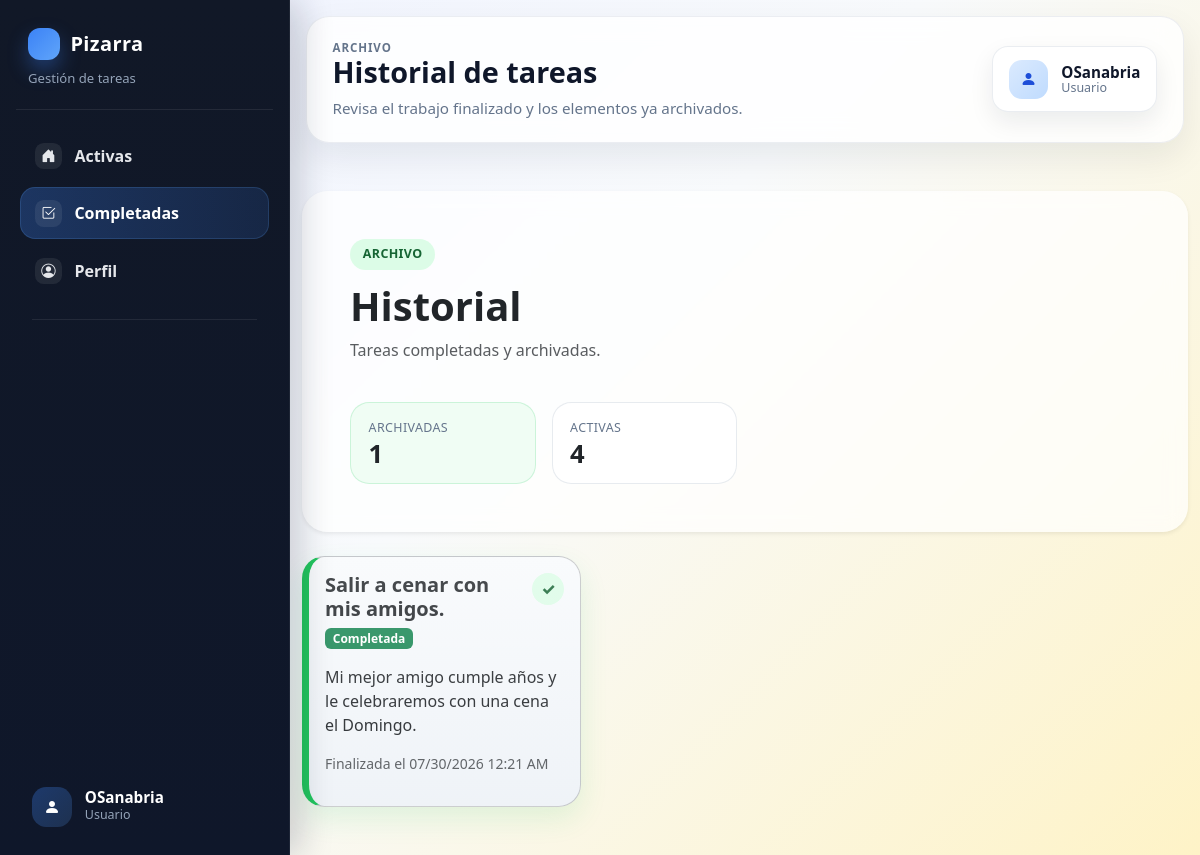
The app's page /completed/ (signed in) with its own data.
### tareas/models.py (models this page shows, shortened)
class Task(models.Model):
    class Status(models.TextChoices):
        PENDING = 'pending', 'Pendiente'
        COMPLETED = 'completed', 'Completada'
    title = models.CharField(max_length=120)
    description = models.TextField(blank=True)
    color = models.CharField(max_length=7, default='#ffeaa7')
    status = models.CharField(max_length=20, choices=Status.choices, default=Status.PENDING)
    created_at = models.DateTimeField(auto_now_add=True)
    completed_at = models.DateTimeField(null=True, blank=True)
    asignado_a = models.ForeignKey(
    User,
    on_delete=models.CASCADE,
    related_name='tareas',
    null=True,
    blank=True
)
    class Meta:
        ordering = ['-created_at']

### tareas/views.py (the view)
# urls.py: path('completed/', views.completed_tasks, name='completed'),
@login_required
def completed_tasks(request):
    pending_queryset = task_scope_queryset(request.user, Task.Status.PENDING)
    completed_queryset = task_scope_queryset(request.user, Task.Status.COMPLETED)
    if request.user.is_superuser:
        tasks, selected_assignee, selected_order, search_query = apply_superuser_filters(request, completed_queryset)
        filter_users = get_user_model().objects.order_by('username')
        filtered_count = tasks.count()
    else:
        tasks = completed_queryset
        selected_assignee = ''
        selected_order = 'recent'
        search_query = ''
        filter_users = []
        filtered_count = tasks.count()
    return render(request, 'completed.html', {
        'tasks': tasks,
        'completed_count': completed_queryset.count(),
        'pending_count': pending_queryset.count(),
        'filtered_count': filtered_count,
        'filter_users': filter_users,
        'selected_assignee': selected_assignee,
        'selected_order': selected_order,
        'search_query': search_query,
    })

### tareas/views.py (called while the page is built)
def task_scope_queryset(user, status):
    queryset = Task.objects.filter(status=status)
    if user.is_superuser:
        return queryset
    return queryset.filter(asignado_a=user)

### templates/completed.html (shortened to what this page needs)
{% extends 'base.html' %}
{% load tz %}
{% block topbar_kicker %}Archivo{% endblock %}
{% block topbar_title %}Historial de tareas{% endblock %}
{% block topbar_subtitle %}Revisa el trabajo finalizado y los elementos ya archivados.{% endblock %}
{% block content %}
<div class="board-hero card border-0 shadow-sm mb-4">
  <div class="card-body p-4 p-md-5">
    <div class="d-flex flex-wrap justify-content-between align-items-center gap-3">
      <div>
        <span class="section-pill section-pill-success">Archivo</span>
        <h1 class="display-6 fw-bold mb-2">Historial</h1>
        <p class="text-muted mb-0">Tareas completadas y archivadas.</p>
      </div>
    </div>
    <div class="row g-3 mt-4">
      <div class="col-6 col-md-3">
        <div class="stat-tile stat-tile-success">
          <div class="stat-label">Archivadas</div>
          <div class="stat-value">{{ completed_count }}</div>
        </div>
      </div>
      <div class="col-6 col-md-3">
        <div class="stat-tile">
          <div class="stat-label">Activas</div>
          <div class="stat-value">{{ pending_count }}</div>
        </div>
      </div>
    </div>
  </div>
</div>
{% if tasks %}
  <div class="row g-4">
    {% for task in tasks %}
      <div class="col-12 col-md-6 col-xl-4">
        <div class="task-card task-card-completed task-card-archive card h-100 shadow-sm">
          <div class="card-body d-flex flex-column">
            <div class="d-flex justify-content-between align-items-start gap-3 mb-3">
              <div>
                <h2 class="h5 fw-bold mb-1">{{ task.title }}</h2>
                <span class="badge text-bg-success">Completada</span>
              </div>
              <span class="task-done-icon">✓</span>
            </div>
            <p class="task-description flex-grow-1">{{ task.description|linebreaksbr }}</p>
            <div class="small text-muted mb-3">Finalizada el <span class="completed-at" data-timestamp="{{ task.completed_at|date:'c' }}">{{ task.completed_at|localtime|date:"d/m/Y H:i" }}</span></div>
          </div>
        </div>
      </div>
    {% endfor %}
  </div>
{% endif %}
{% endblock %}

### templates/base.html (shortened to what this page needs)
{% load static %}
<!doctype html>
<html lang="es">
<head>
  <link href="https://cdn.jsdelivr.net/npm/bootstrap@5.3.3/dist/css/bootstrap.min.css" rel="stylesheet">
  <link href="https://cdn.jsdelivr.net/npm/bootstrap-icons@1.11.3/font/bootstrap-icons.min.css" rel="stylesheet">
  <link rel="stylesheet" href="{% static 'css/style.css' %}?v=20260723b">
</head>
<body class="{% if user.is_authenticated %}app-authenticated{% endif %}">
  {% if user.is_authenticated %}
    <div class="app-shell">
      <aside class="sidebar-desktop d-none d-lg-flex">
        <div class="sidebar-brand">
          <a href="{% url 'dashboard' %}">Pizarra</a>
          <span>Gestión de tareas</span>
        </div>
        {% include 'partials/sidebar_nav.html' %}
      </aside>
      <div class="app-content">
        <header class="topbar">
          <div class="topbar-copy">
            <span class="topbar-kicker">{% block topbar_kicker %}Panel de trabajo{% endblock %}</span>
            <h1 class="topbar-title">{% block topbar_title %}Pizarra de tareas{% endblock %}</h1>
            <p class="topbar-subtitle">{% block topbar_subtitle %}Organiza y supervisa tus tareas desde un solo lugar.{% endblock %}</p>
          </div>
          <a class="topbar-profile d-none d-md-inline-flex" href="{% url 'profile' %}">
            <span class="topbar-profile-avatar"><i class="bi bi-person-fill"></i></span>
            <span class="topbar-profile-text">
              <strong>{{ user.username }}</strong>
              <small>{% if user.is_superuser %}Super administrador{% else %}Usuario{% endif %}</small>
            </span>
          </a>
        </header>
  {% endif %}
  <main class="{% if user.is_authenticated %}app-main container-fluid py-4 py-lg-5{% else %}container py-5{% endif %}">
    {% block content %}{% endblock %}
  </main>
  {% if user.is_authenticated %}
      </div>
    </div>
  {% endif %}
</body>
</html>

### templates/partials/sidebar_nav.html (shortened to what this page needs)
<nav class="sidebar-nav">
  <a class="sidebar-link {% if request.resolver_match.url_name == 'dashboard' %}active{% endif %}" href="{% url 'dashboard' %}">
    <span class="sidebar-icon"><i class="bi bi-house-door-fill"></i></span>
    <span>Activas</span>
  </a>
  <a class="sidebar-link {% if request.resolver_match.url_name == 'completed' %}active{% endif %}" href="{% url 'completed' %}">
    <span class="sidebar-icon"><i class="bi bi-check2-square"></i></span>
    <span>Completadas</span>
  </a>
  <a class="sidebar-link {% if request.resolver_match.url_name == 'profile' %}active{% endif %}" href="{% url 'profile' %}">
    <span class="sidebar-icon"><i class="bi bi-person-circle"></i></span>
    <span>Perfil</span>
  </a>
  <div class="sidebar-divider"></div>
  <div class="sidebar-user">
    <div class="sidebar-user-avatar">
      <i class="bi bi-person-fill"></i>
    </div>
    <div class="sidebar-user-meta">
      <strong>{{ request.user.username }}</strong>
      <span>{% if user.is_superuser %}Super administrador{% else %}Usuario{% endif %}</span>
    </div>
  </div>
</nav>

### records on screen
Task: title "Salir a cenar con mis amigos.", description "Mi mejor amigo cumple años y le celebraremos con una cena el Domingo."

### other values on screen
{{ request.user.username }} "OSanabria"
{{ user.username }} "OSanabria"
{{ completed_count }} "1"
{{ pending_count }} "4"
